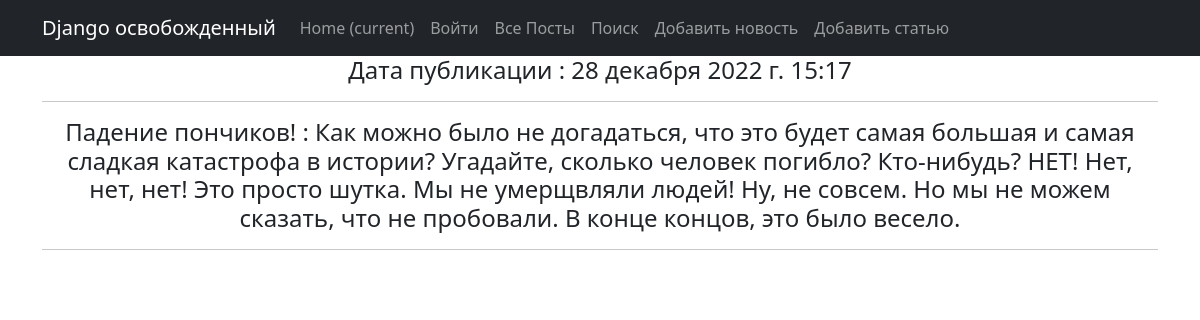
The app's page /post/1, older data.
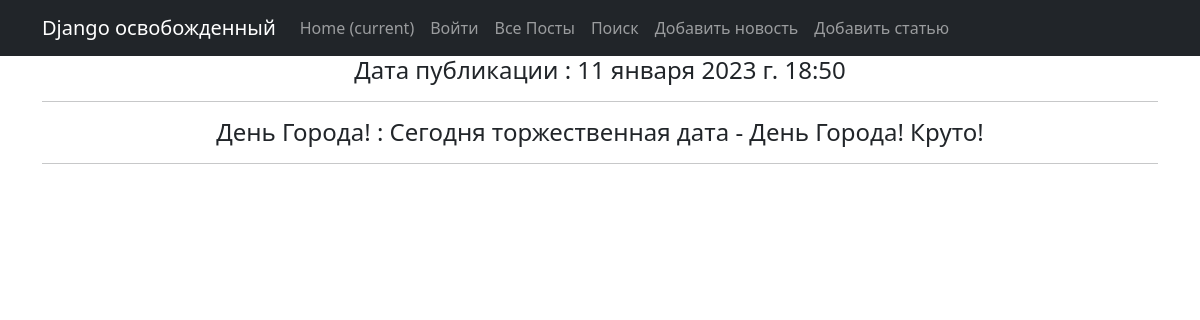
The same page, newer data.
### news/models.py (models this page shows, shortened)
class News(models.Model):
    name = models.CharField(
        max_length=50,
        unique=False,
    )
    description = models.TextField()
    date = models.DateTimeField(auto_now_add=True)
    category = models.ForeignKey(
        to='Category',
        on_delete=models.CASCADE,
        related_name='news'
    )

### news/views.py (the view)
# urls.py: path('<int:pk>', NewsDetail.as_view(), name='news_detail'),
class NewsDetail(DetailView):
    model = News
    template_name = 'news.html'
    context_object_name = 'news'

### templates/news.html (shortened to what this page needs)
{% extends 'flatpages/default.html' %}
{% load custom_filters %}
{% block content %}
<h4>Дата публикации : {{ news.date }}</h4>
<hr>
<h4>{{ news.name }} : {{ news.description }}</h4>
<hr>
{% endblock content %}

### templates/flatpages/default.html (shortened to what this page needs)
<!DOCTYPE html>
<html lang="en">
    <head>
        {% load static %}
        <link href="{% static 'css/styles.css' %}" rel="stylesheet" />
    </head>
    <body>
        <nav class="navbar navbar-expand-lg navbar-dark bg-dark static-top">
   <div class="container">
       <a class="navbar-brand" href="#">Django освобожденный</a>
       <div class="collapse navbar-collapse" id="navbarResponsive">
           <ul class="navbar-nav ml-auto">
               <li class="nav-item active">
                   <a class="nav-link" href="#">Home
                       <span class="sr-only">(current)</span>
                   </a>
               </li>
               <li class="nav-item">
                   <a class="nav-link" href="/accounts/login/">Войти</a>
               </li>
               <li class="nav-item">
                   <a class="nav-link" href="/post/">Все Посты</a>
               </li>
               <li class="nav-item">
                   <a class="nav-link" href="/post/search">Поиск</a>
               </li>
               <li class="nav-item">
                   <a class="nav-link" href="/post/news/create">Добавить новость</a>
               </li>
               <li class="nav-item">
                   <a class="nav-link" href="/post/articles/create">Добавить статью</a>
               </li>
           </ul>
       </div>
   </div>
</nav>
        <div class="container">
   <div class="row">
       <div class="col-lg-12 text-center">
           {% block content %}{% endblock content %}
       </div>
   </div>
</div>
    </body>
</html>

Row changes from the older to the newer data that the page shows:
changed News: date "28 декабря 2022 г. 15:17" → "11 января 2023 г. 18:50"; name "Падение пончиков!" → "День Города!"; description "Как можно было не догадаться, что это будет самая большая и самая сладкая катастрофа в истории? Угадайте, сколько человек погибло? Кто-нибудь? НЕТ! Нет, нет, нет! Это просто шутка. Мы не умерщвляли людей! Ну, не совсем. Но мы не можем сказать, что не пробовали. В конце концов, это было весело." → "Сегодня торжественная дата - День Города! Круто!"
